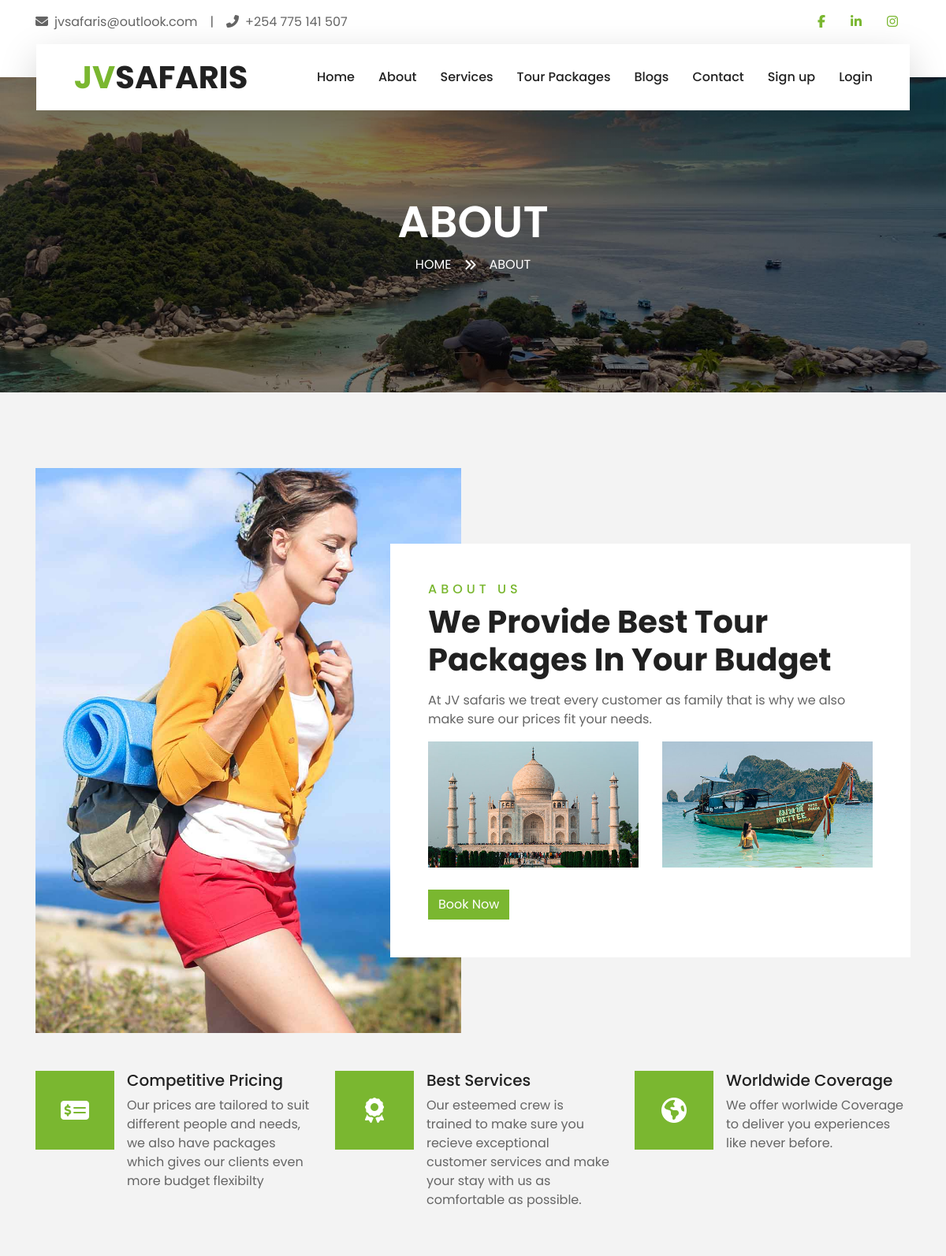
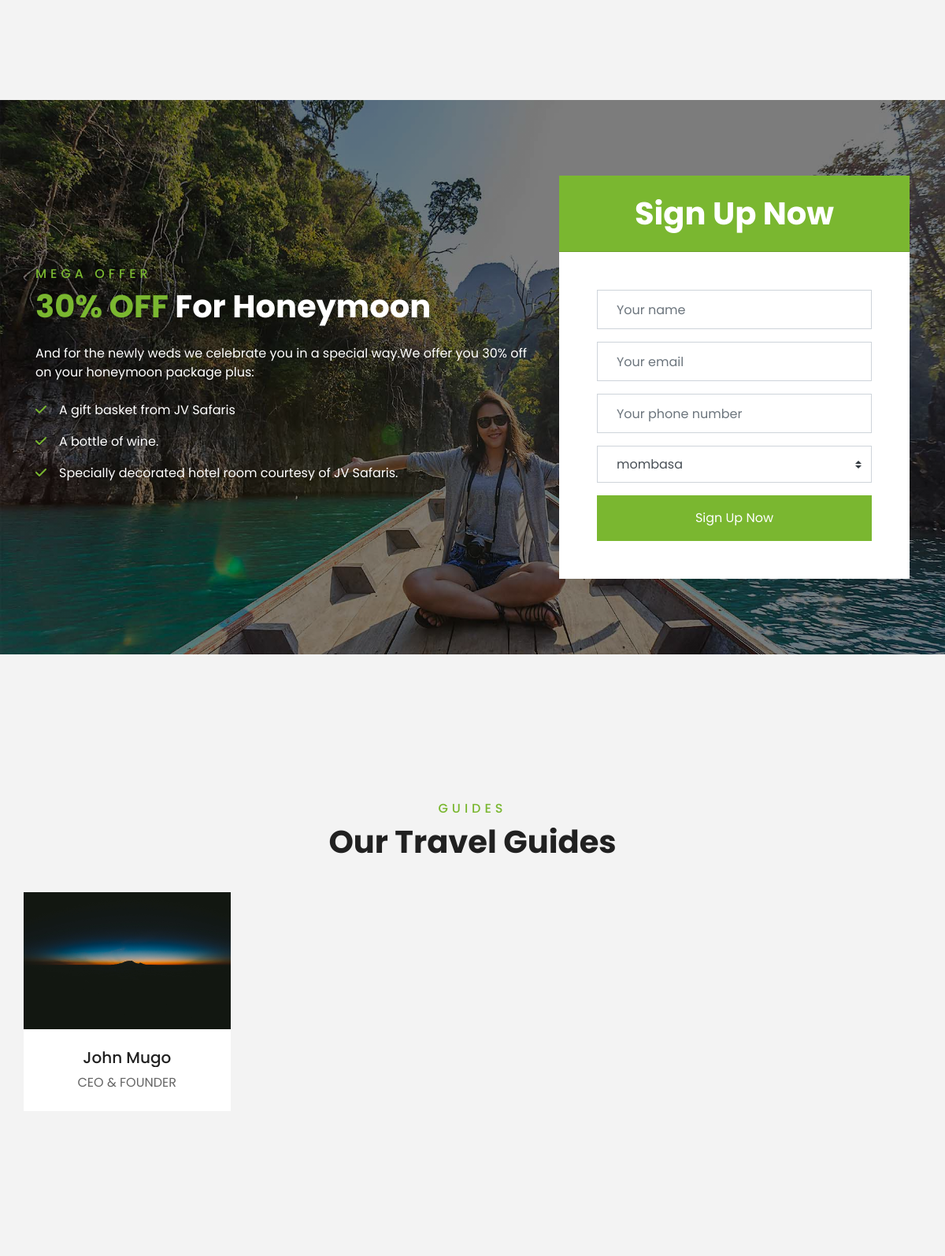
The page /about/ (upper part) on the database its author committed (2 pictures, top to bottom).
### JVSafarisMain/models.py (models this page shows, shortened)
class Staff(models.Model):
    name = models.CharField(max_length=255)
    designation = models.CharField(max_length=255)
    image = models.ImageField()
    twitter = models.CharField(max_length = 1000,blank = True)
    facebook = models.CharField(max_length = 1000,blank=True)
    instagram = models.CharField(max_length = 1000,blank=True)
    linkedin = models.CharField(max_length = 1000,blank = True)
    isEstemeed = models.BooleanField()

### JVSafarisMain/views.py (the view)
# urls.py: path('about/',views.about,name = 'about'),
def about(request):
    e = Paginator(Staff.objects.filter(isEstemeed =True).order_by('id').all(),4)
    estemeed_employees = e.page(1)
    return render(request,'JVSafarisMain/about.html',{
        'staff':estemeed_employees,
        'destinations':Destination.objects.all()
    })

### JVSafarisMain/templates/jvsafarismain/about.html (shortened to what this page needs)
{%extends 'JVSafarisMain/base.html'%}
{%load static%}
{%block pagetitle%}
about
{%endblock%}
{%block subtitle%}
about
{%endblock%}
{%block body%}
    <div class="container-fluid py-5">
        <div class="container pt-5">
            <div class="row">
                <div class="col-lg-6" style="min-height: 500px;">
                    <div class="position-relative h-100">
                        <img class="position-absolute w-100 h-100" src="{%static 'JVSafarisMain/img/about.jpg'%}" style="object-fit: cover;">
                    </div>
                </div>
                <div class="col-lg-6 pt-5 pb-lg-5">
                    <div class="about-text bg-white p-4 p-lg-5 my-lg-5">
                        <h6 class="text-primary text-uppercase" style="letter-spacing: 5px;">About Us</h6>
                        <h1 class="mb-3">We Provide Best Tour Packages In Your Budget</h1>
                        <p>At JV safaris we treat every customer as family that is why we also make sure our prices fit your needs.</p>
                        <div class="row mb-4">
                            <div class="col-6">
                                <img class="img-fluid" src="{%static 'JVSafarisMain/img/about-1.jpg'%}" alt="">
                            </div>
                            <div class="col-6">
                                <img class="img-fluid" src="{%static 'JVSafarisMain/img/about-2.jpg'%}" alt="">
                            </div>
                        </div>
                        <a href="" class="btn btn-primary mt-1">Book Now</a>
                    </div>
                </div>
            </div>
        </div>
    </div>
    <div class="container-fluid pb-5">
        <div class="container pb-5">
            <div class="row">
                <div class="col-md-4">
                    <div class="d-flex mb-4 mb-lg-0">
                        <div class="d-flex flex-shrink-0 align-items-center justify-content-center bg-primary mr-3" style="height: 100px; width: 100px;">
                            <i class="fa fa-2x fa-money-check-alt text-white"></i>
                        </div>
                        <div class="d-flex flex-column">
                            <h5 class="">Competitive Pricing</h5>
                            <p class="m-0">Our prices are tailored to suit different people and needs,
                                we also have packages which gives our clients even more budget flexibilty </p>
                        </div>
                    </div>
                </div>
                <div class="col-md-4">
                    <div class="d-flex mb-4 mb-lg-0">
                        <div class="d-flex flex-shrink-0 align-items-center justify-content-center bg-primary mr-3" style="height: 100px; width: 100px;">
                            <i class="fa fa-2x fa-award text-white"></i>
                        </div>
                        <div class="d-flex flex-column">
                            <h5 class="">Best Services</h5>
                            <p class="m-0">Our esteemed crew is trained to make sure you recieve exceptional customer
                                services and make your stay with us as comfortable as possible.</p>
                        </div>
                    </div>
                </div>
                <div class="col-md-4">
                    <div class="d-flex mb-4 mb-lg-0">
                        <div class="d-flex flex-shrink-0 align-items-center justify-content-center bg-primary mr-3" style="height: 100px; width: 100px;">
                            <i class="fa fa-2x fa-globe text-white"></i>
                        </div>
                        <div class="d-flex flex-column">
                            <h5 class="">Worldwide Coverage</h5>
                            <p class="m-0">We offer worlwide Coverage to deliver you experiences like never before.</p>
                        </div>
                    </div>
                </div>
            </div>
        </div>
    </div>
    <div class="container-fluid bg-registration py-5" style="margin: 90px 0;">
        <div class="container py-5">
            <div class="row align-items-center">
                <div class="col-lg-7 mb-5 mb-lg-0">
                    <div class="mb-4">
                        <h6 class="text-primary text-uppercase" style="letter-spacing: 5px;">Mega Offer</h6>
                        <h1 class="text-white"><span class="text-primary">30% OFF</span> For Honeymoon</h1>
                    </div>
                    <p class="text-white">And for the newly weds we celebrate you in a special way.We offer you 30% off on your honeymoon package plus:</p>
                    <ul class="list-inline text-white m-0">
                        <li class="py-2"><i class="fa fa-check text-primary mr-3"></i>A gift basket from JV Safaris</li>
                        <li class="py-2"><i class="fa fa-check text-primary mr-3"></i>A bottle of wine.</li>
                        <li class="py-2"><i class="fa fa-check text-primary mr-3"></i>Specially decorated hotel room courtesy of JV Safaris.</li>
                    </ul>
                </div>
                <div class="col-lg-5">
                    <div class="card border-0">
                        <div class="card-header bg-primary text-center p-4">
                            <h1 class="text-white m-0">Sign Up Now</h1>
                        </div>
                        <div class="card-body rounded-bottom bg-white p-5">
                            <form action="{%url "JVS:index" %} " method = "post">
                                <div class="form-group">
                                    <input type="text" class="form-control p-4" name="name" placeholder="Your name" required="required" />
                                </div>
                                <div class="form-group">
                                    <input type="email" class="form-control p-4" name="email" placeholder="Your email" required="required" />
                                </div>
                                <div class="form-group">
                                    <input type="text" class="form-control p-4" name="phone" placeholder="Your phone number" required="required" />
                                </div>
                                <div class="form-group">
                                    <select name="destination" class="custom-select px-4" style="height: 47px;">
                                        {%for destination in destinations%}
                                        <option value="{{destination.id}}">{{destination.destinantion_name}}</option>
                                        {%endfor%}
                                    </select>
                                </div>
                                <div>
                                    <button class="btn btn-primary btn-block py-3" type="submit">Sign Up Now</button>
                                </div>
                            </form>
                        </div>
                    </div>
                </div>
            </div>
        </div>
    </div>
    <div class="container-fluid py-5">
        <div class="container pt-5 pb-3">
            <div class="text-center mb-3 pb-3">
                <h6 class="text-primary text-uppercase" style="letter-spacing: 5px;">Guides</h6>
                <h1>Our Travel Guides</h1>
            </div>
            <div class="row">
                {%for staff in staff%}
                <div class="row">
                    <div class="col-lg-3 col-md-4 col-sm-6 pb-2">
                        <div class="team-item bg-white mb-4">
                            <div class="team-img position-relative overflow-hidden">
                                <img class="img-fluid w-100" src="{{staff.image.url}}" alt="">
                                <div class="team-social">
                                </div>
                            </div>
                            <div class="text-center py-4">
                                <h5 class="text-truncate">{{staff.name}}</h5>
                                <p class="m-0">{{staff.designation}}</p>
                            </div>
                        </div>
                    </div>
                    {%endfor%}
            </div>
        </div>
    </div></div>
{%endblock%}

### rows shown on the page
Staff: image (picture), name "John Mugo", designation "CEO & FOUNDER"

### other values the page prints
form field destination "mombasa"
